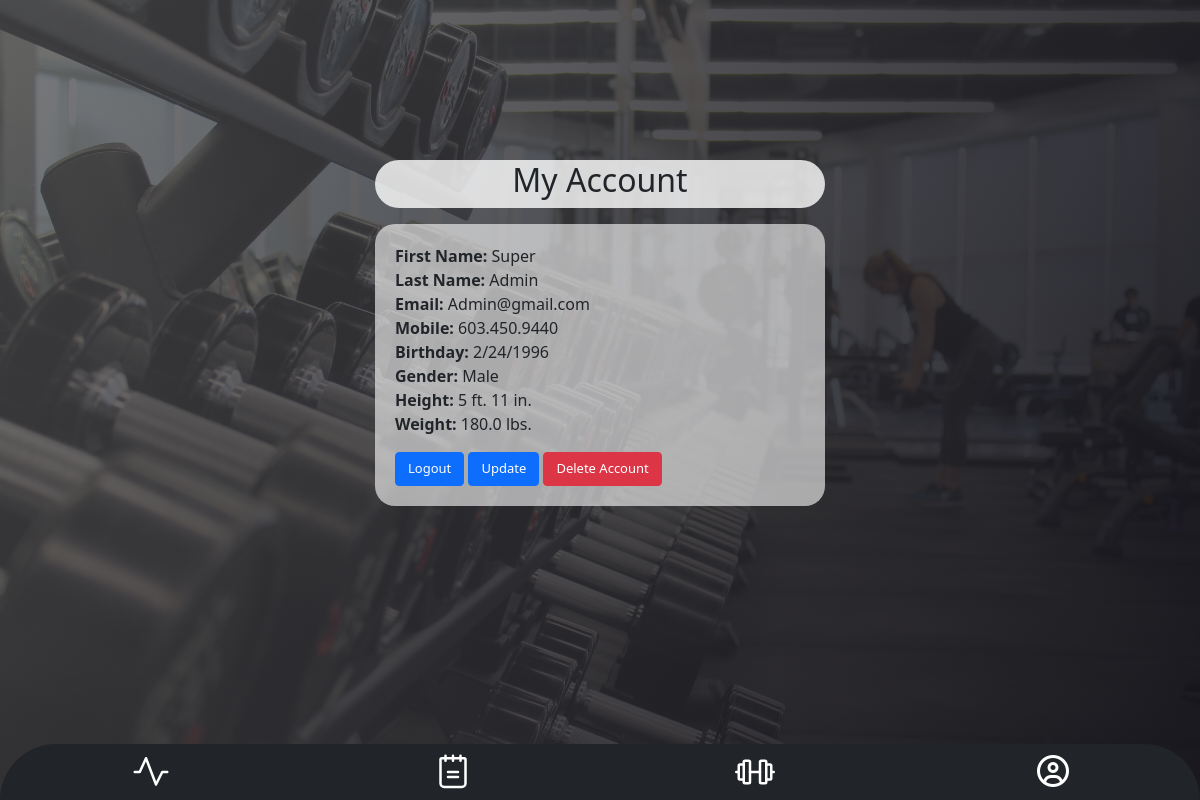
Screenshot of /profile (signed in) with the database file from the repository.
### app.py (models this page shows, shortened)
class Users(UserMixin, db.Model):
    id = db.Column(db.Integer, primary_key=True)
    fname = db.Column(db.String(100), unique=False, nullable=False)
    lname = db.Column(db.String(100), unique=False, nullable=False)
    password = db.Column(db.String(100), unique=False, nullable=False)
    email = db.Column(db.String(100), unique=True, nullable=False)
    phoneNo = db.Column(db.String(100), unique=True, nullable=False) # Must be in format 555.555.5555
    bYear = db.Column(db.Integer, unique=False, nullable=False)
    bMonth = db.Column(db.Integer, unique=False, nullable=False)
    bDay = db.Column(db.Integer, unique=False, nullable=False)
    gender = db.Column(db.Integer, unique=False, nullable=False) # 0 = Female, 1 = Male, 2 = Other
    height = db.Column(db.Integer, unique=False, nullable=False) # Height stored as inches
    weight = db.Column(db.Float, unique=False, nullable=False) # Weight stored as pounds

### app.py (the view)
@app.route("/profile", methods=["GET"])
@login_required
def profile():
    return render_template("profile.html", user=current_user)

### app.py (called while the page is built)
@login_manager.user_loader
def load_user(user_id):
    return Users.query.get(int(user_id))

### Templates/profile.html (shortened to what this page needs)
{% extends 'layout.html' %}
{% block content %}
    <div id="account-title" class="header">
        <h2>My Account</h2>
    </div>
    <div class="container form-box profile">
        <p>
            <strong>First Name:</strong> {{ user.fname.capitalize() }}<br>
            <strong>Last Name:</strong> {{ user.lname.capitalize() }}<br>
            <strong>Email:</strong> {{ user.email.capitalize() }}<br>
            <strong>Mobile:</strong> {{ user.phoneNo.capitalize() }}<br>
            <strong>Birthday:</strong> {{ user.bMonth }}/{{ user.bDay }}/{{ user.bYear }}<br>
            <strong>Gender:</strong> {% if user.gender == 1 %}
                                        Male
                                    {% elif user.gender == 0 %}
                                        Female
                                    {% else %}
                                        Other
                                    {% endif %}
                                    <br>
            <strong>Height:</strong> {{ user.height // 12 }} ft. {{ user.height % 12 }} in.<br>
            <strong>Weight:</strong> {{ user.weight}} lbs.<br>
        </p>
                <form class="inline"action="/logout" method="post">
                    <button class="btn btn-primary" type="submit">Logout</button>
                </form>
                <form class="inline"action="" method="post">
                    <button class="btn btn-primary" type="submit">Update</button>
                </form>
                <form class="inline" action="/delete" method="post">
                    <button class="btn btn-danger" type="submit">Delete Account</button>
                </form>
        </div>
    </div>
{% endblock %}

### Static/styles.css (style rules this page uses)
html { min-height: 100%; position:relative; }
html::before { content: ''; position: absolute; z-index: -1; background-image: linear-gradient( 115deg, rgba(78, 78, 80, 0.75), rgba(19, 19, 26, 0.95) ), url("./images/gym.jpg"); background-size:cover; background-repeat: no-repeat; background-position:center; background-attachment: fixed; top: 0; right: 0; left: 0; bottom: 0; }
.form-box { background-color: RGB(255,255,255,0.60); width: 450px; padding: 20px; border-radius: 20px; margin: 5vh auto; }
.header { background-color: RGB(255,255,255, 0.8); width: 450px; padding: 1px; border-radius: 30px; margin: 10vh auto 2vh; }
.profile { margin: 2vh auto; }
#account-title { margin: 20vh auto 0; }
.inline { display: inline; }
.btn { font-size: small; }
h1,h2 { text-align: center; }

### rows the page displays
Users: fname "Super", lname "Admin", email "Admin@gmail.com", phoneNo "603.450.9440", bMonth "2", bDay "24", bYear "1996", height "5", user.height%12 "11", weight "180.0"
